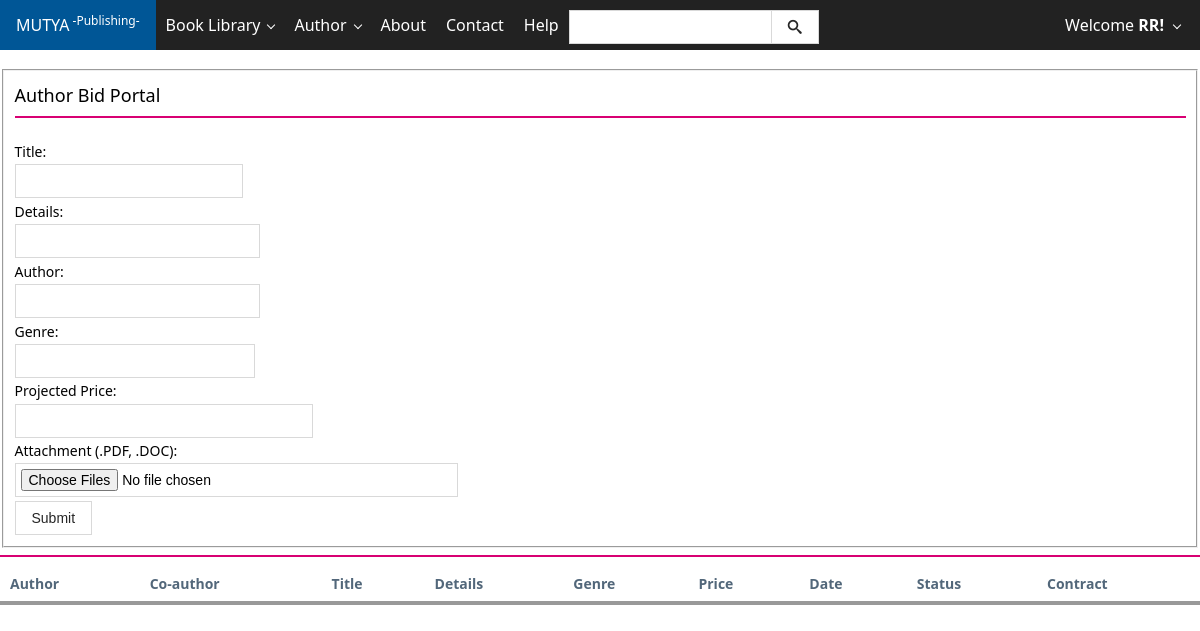
/authorbidform.php (signed in), run on an earlier commit of the app's database.
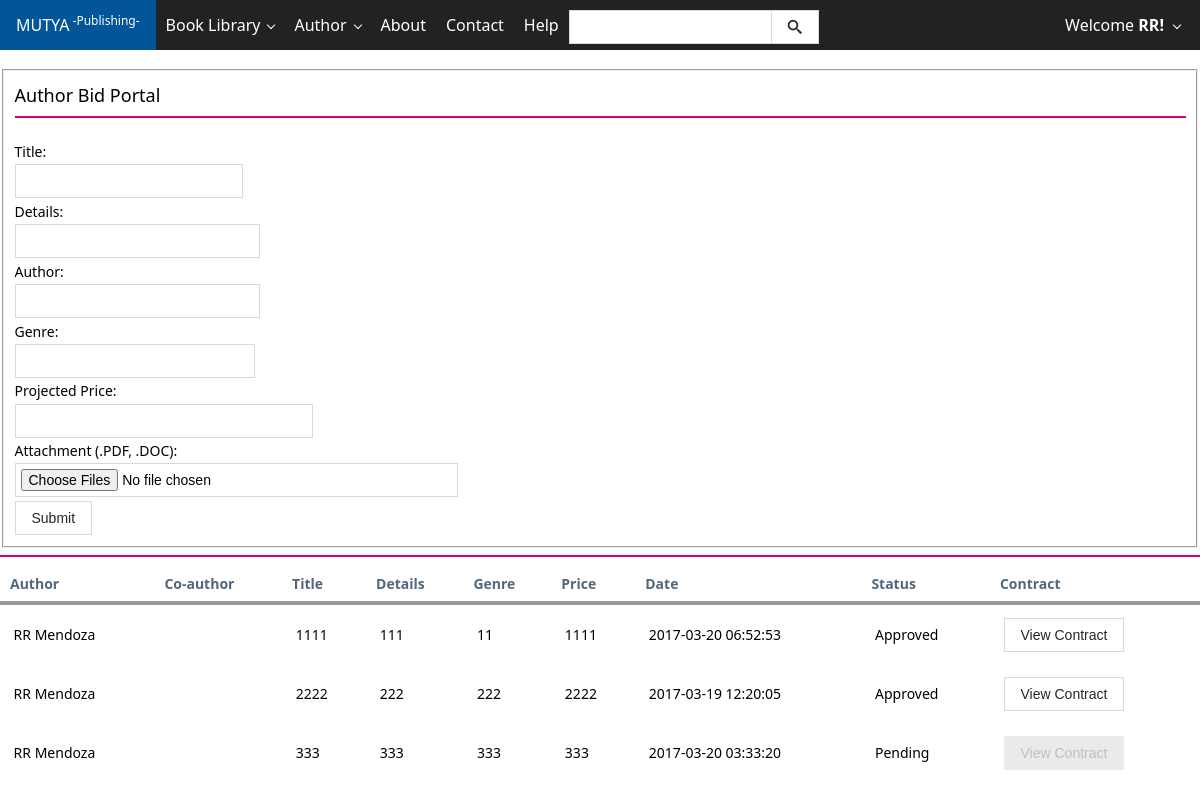
And on a later commit of the database.
### tables this page shows
CREATE TABLE IF NOT EXISTS `author_bid` (
  `id` int(11) NOT NULL AUTO_INCREMENT,
  `bid_id` int(11) NOT NULL,
  `title` varchar(255) NOT NULL,
  `details` varchar(255) NOT NULL,
  `co_author` varchar(255) NOT NULL,
  `author_id` int(11) NOT NULL,
  `genre` varchar(255) NOT NULL,
  `projected_price` varchar(255) NOT NULL,
  `status` varchar(19) DEFAULT NULL,
  `created_date` timestamp NOT NULL DEFAULT CURRENT_TIMESTAMP,
  PRIMARY KEY (`id`)
);

CREATE TABLE IF NOT EXISTS `users` (
  `id` int(11) NOT NULL AUTO_INCREMENT,
  `usn` varchar(50) NOT NULL,
  `fname` varchar(120) NOT NULL,
  `lname` varchar(120) NOT NULL,
  `birthday` date NOT NULL,
  `address` varchar(60) NOT NULL,
  `contact` int(11) NOT NULL,
  `email` varchar(120) NOT NULL,
  `password` varchar(128) NOT NULL,
  `activate` int(11) NOT NULL,
  `code` int(11) NOT NULL,
  `date` date NOT NULL,
  `block` int(11) NOT NULL,
  `pic` int(11) NOT NULL,
  `ext` varchar(5) NOT NULL,
  `admin` int(11) NOT NULL,
  `user_type` int(10) NOT NULL,
  PRIMARY KEY (`id`)
);

CREATE TABLE IF NOT EXISTS `uploaded_bid_file` (
  `id` int(11) NOT NULL AUTO_INCREMENT,
  `bid_id` int(11) NOT NULL,
  `author_id` int(11) NOT NULL,
  `file_name` varchar(255) NOT NULL,
  `ext` varchar(10) NOT NULL,
  `active` int(11) NOT NULL,
  `created_date` timestamp NOT NULL DEFAULT CURRENT_TIMESTAMP,
  PRIMARY KEY (`id`)
);

### authorbidform.php (the view, shortened to what this page needs)
<?php
			function getContractFileName($contractId) {
				$filename = "";
				$sql = mysql_query("SELECT * FROM  uploaded_contract_file WHERE contract_id=$contractId");
				$requestCount = mysql_num_rows($sql);
				  if ($requestCount > 0) {
				     while ($row = mysql_fetch_array($sql)) {
				     	$filename = $row['file_name'];
				   }
				}
				return $filename;
			}
?>
<!DOCTYPE html>
<html lang="en">
<head>
</head>
<body>
	<?php include 'template/top.php'; ?>
    <?php include 'template/header.php'; ?>
		<form action="authorbid.php" method="post" enctype="multipart/form-data" style="margin-top: 69px;">
		<fieldset>
			 <div class="row cells2">
			 	<div class="cell">
					<h4>Author Bid Portal</h4>
					 <hr class="bg-magenta">
					 		 <br/>
					<div class="form-group">
						<div class="input-control">
							<label for="product-name">Title:</label>
							<input type="text" id="product-name" class="input-control" name="name" required="required">
						</div>
					</div>
					<br/>
					<div class="form-group">
						<div class="input-control">
							<label for="details">Details:</label>
							<input type="text" id="details" class="input-control" name="details" required="required">
						</div>
					</div>
					<br/>
					<div class="form-group">
						<div class="input-control">
							<label for="author">Author:</label>
							<input type="text" id="author" class="input-control" name="author" required="required">
						</div>
					</div>
					<br/>
					<div class="form-group">
						<div class="input-control">
							<label for="genre">Genre:</label>
							<input type="text" id="genre" class="input-control" name="genre" required="required">
						</div>
					</div>
					<br/>
					<div class="form-group">
						<div class="input-control">
							<label for="price">Projected Price:</label>
							<input type="text" id="price" class="input-control" name="price"required="required">
						</div>
					</div>
					<br/>
					<div class="form-group">
						<div class="input-control">
							<label for="product-name">Attachment (.PDF, .DOC):</label>
							<input type="file" id="file" accept=".pdf" name="file" class="input-control" required="required" multiple />
						</div>
					</div>
					<br/>
					<div class="form-group">
						<input type="submit" name="submit" class="button" value="Submit">
					</div>
				</div>
			</div>
		</fieldset>
		</form>
		<hr class="bg-magenta">
		<div class="table-responsive">
      <table class="table table-striped">
        <thead>
    <th>Author</th>
    <th>Co-author</th>
    <th>Title</th>
    <th>Details</th>
    <th>Genre</th>
    <th>Price</th>
    <th>Date</th>
    <th>Status</th>
    <th>Contract</th>
  </thead>
  <?php
  $sql = mysql_query("SELECT author_bid.id as author_bid_id, author_bid. * , bids.id as bids_id, bids . *, uploaded_bid_file.id as uploaded_bid_file_id,  uploaded_bid_file.*, users.id as users_id, users.*
FROM author_bid
INNER JOIN bids ON bids.id = author_bid.bid_id
INNER JOIN users ON author_bid.author_id=users.id
INNER JOIN uploaded_bid_file ON uploaded_bid_file.bid_id=bids.id WHERE users.user_type=2 AND users.id=" . $userid);
  $requestCount = mysql_num_rows($sql);
  if ($requestCount > 0) {
     while ($row = mysql_fetch_array($sql)) {
      $bids_id = $row['bids_id'];
      $fname = $row['fname'];
      $lname = $row['lname'];
      $coauthor = $row['co_author'];
      $title = $row['title'];
      $details = $row['details'];
      $genre = $row['genre'];
      $price = $row['projected_price'];
      $date = $row['created_date'];
      $status = ($row['status'] == '0' ? 'Pending' : 'Approved');
      $disabled = ($status == 'Approved') ? '' : 'disabled';
      $contractfilename = "";
      if ($status == 'Approved') {
      	$contractfilename = getContractFileName($bids_id);
      }
      echo "
        <tr>
          <td>$fname $lname</td>
          <td>$coauthor</td>
          <td>$title</td>
          <td>$details</td>
          <td>$genre</td>
          <td>$price</td>
          <td>$date</td>
          <td>$status</td>
          <td>
			<form action='showcontract.php' method='post'>
				<input type='hidden' name='id' value='$bids_id' />
				<input type='hidden' name='filename' value='$contractfilename' />
				<input type='submit' name='submit' value='View Contract' $disabled />
			</form>
          </td>
        </tr>
      ";
     }
  }
   ?>
      </table>
    </div>
</body>
</html>

What changed in the data, as far as the page shows it:
now on this page (row edited): author_bid: users.fname "RR", users.lname "Mendoza", title "1111", details "111", genre "11", projected_price "1111", uploaded_bid_file.created_date "2017-03-20 06:52:53", status "Approved"
now on this page (row edited): author_bid: users.fname "RR", users.lname "Mendoza", title "2222", details "222", genre "222", projected_price "2222", uploaded_bid_file.created_date "2017-03-19 12:20:05", status "Approved"
added author_bid: users.fname "RR", users.lname "Mendoza", title "333", details "333", genre "333", projected_price "333", uploaded_bid_file.created_date "2017-03-20 03:33:20", status "Pending"
